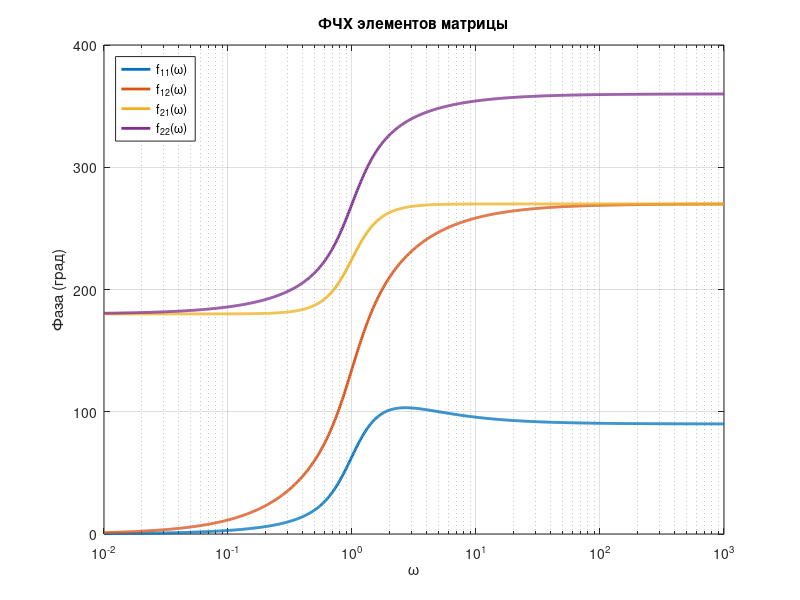

Write MATLAB code to recreate this figure.
omega = logspace(-2, 3, 1000);   % частоты

% Знаменатель и его фаза
D = 1 - omega.^2 - 1i*omega;   
phiD = atan2(imag(D), real(D));

% Числители
N11 = 2 - 1i*omega;
N12 = 2*(1 + 1i*omega);
N21 = 3*(1i*omega - 1);
N22 = -6*ones(size(omega));

% Фазы числителей
phiN11 = atan2(imag(N11), real(N11));
phiN12 = atan2(imag(N12), real(N12));
phiN21 = atan2(imag(N21), real(N21));
phiN22 = atan2(imag(N22), real(N22));

% ФЧХ: разность фаз (в градусах)
phi11 = (phiN11 - phiD)*180/pi;
phi12 = (phiN12 - phiD)*180/pi;
phi21 = (phiN21 - phiD)*180/pi;
phi22 = (phiN22 - phiD)*180/pi;

% Построение
figure;
semilogx(omega, phi11, 'LineWidth', 2); hold on;
semilogx(omega, phi12, 'LineWidth', 2);
semilogx(omega, phi21, 'LineWidth', 2);
semilogx(omega, phi22, 'LineWidth', 2);
hold off;
xlabel('\omega'); ylabel('Фаза (град)');
title('ФЧХ элементов матрицы');
legend('f_{11}(\omega)', 'f_{12}(\omega)', 'f_{21}(\omega)', 'f_{22}(\omega)', 'Location', 'northwest');
grid on;
saveas(gcf, 'images/F_log.png');
